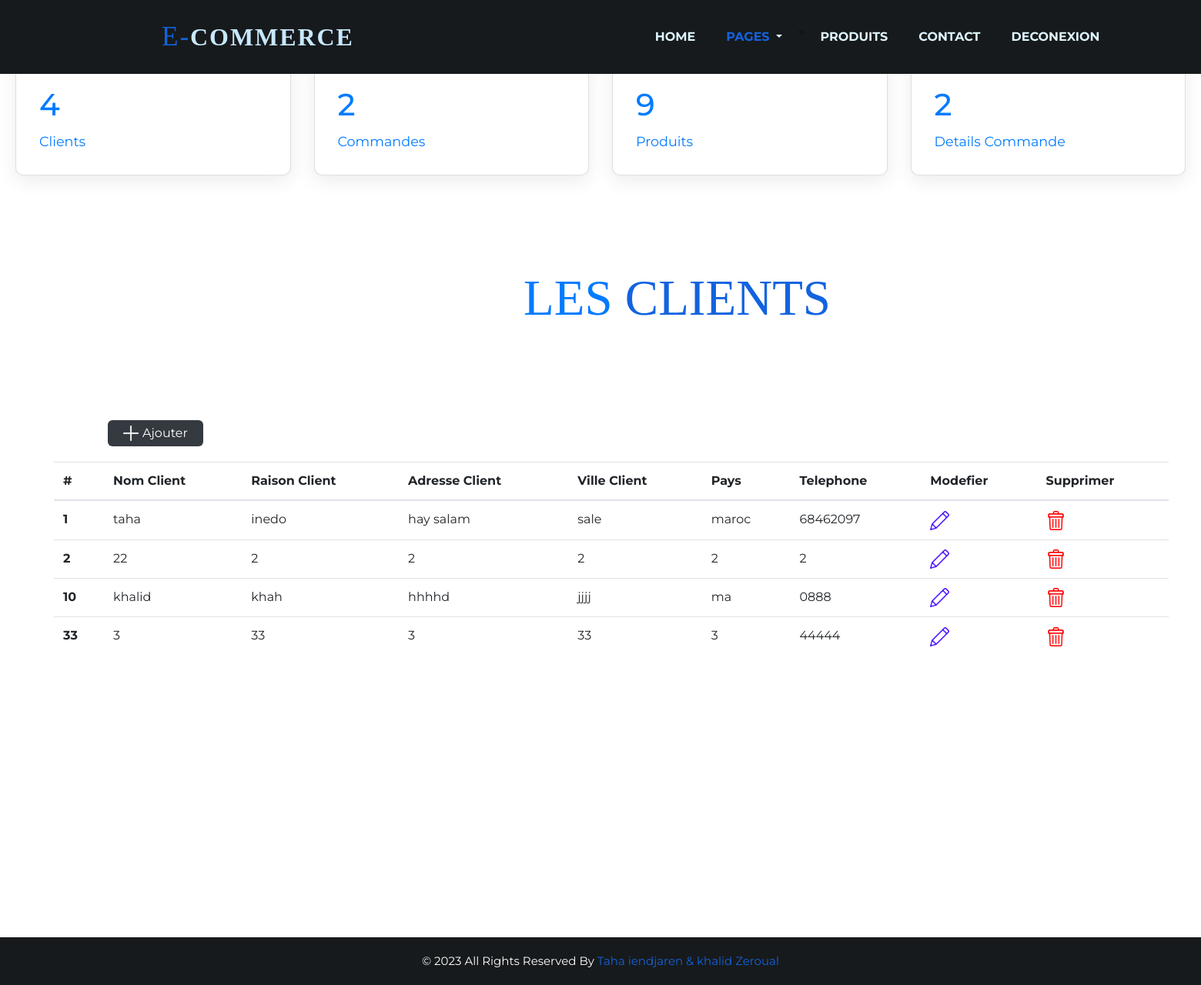
The page /Client/index.php on the database its author committed.
### tables this page shows
CREATE TABLE `client` (
  `numClient` int(11) NOT NULL,
  `nomClient` varchar(64) NOT NULL,
  `raisonSocial` varchar(64) NOT NULL,
  `adresseClient` text NOT NULL,
  `VilleClient` varchar(64) NOT NULL,
  `pays` varchar(64) NOT NULL,
  `telephone` varchar(64) NOT NULL
);

### cards/sts-client.php (called while the page is built)
<?php $con = mysqli_connect('localhost','root','','mini_projet') or die('error');
$num_result = mysqli_query($con,"SELECT count(*) as total_count from client ");
$row = mysqli_fetch_object($num_result);
$R=$row->total_count
?>

### cards/sts-commande.php (called while the page is built)
<?php $con = mysqli_connect('localhost','root','','mini_projet') or die('error');
$num_result = mysqli_query($con,"SELECT count(*) as total_count from commande ");
$row = mysqli_fetch_object($num_result);
$R=$row->total_count
?>

### cards/sts-produit.php (called while the page is built)
<?php $con = mysqli_connect('localhost','root','','mini_projet') or die('error');
$num_result = mysqli_query($con,"SELECT count(*) as total_count from produit ");
$row = mysqli_fetch_object($num_result);
$R=$row->total_count
?>

### cards/sts-detailscommande.php (called while the page is built)
<?php $con = mysqli_connect('localhost','root','','mini_projet') or die('error');
$num_result = mysqli_query($con,"SELECT count(*) as total_count from detailscommande ");
$row = mysqli_fetch_object($num_result);
$R=$row->total_count
?>

### Client/index.php (the view, shortened to what this page needs)
<!DOCTYPE html>
<html lang="en">
<head>
      <link rel="stylesheet" type="text/css" href="../css/bootstrap.css" />
      <link href="../css/font-awesome.min.css" rel="stylesheet" />
      <link href="../css/style.css" rel="stylesheet" />
      <link href="../css/responsive.css" rel="stylesheet" />
</head>
<body>
<div class="hero_area" >
         <header class="header_section" style="z-index: 10;height: 96px;display: flex;align-items: center;">
            <div class="container">
               <nav class="navbar navbar-expand-lg custom_nav-container ">
               <a class="navbar-brand" href="index.html"><h2 class="title_page" style="color: #1363DF;">E-<span style="color: #c7e8ff;">Commerce</span></h2></a>
                  <div class="collapse navbar-collapse" id="navbarSupportedContent">
                     <ul class="navbar-nav" style="padding-left: 355px;">
                     <li class="nav-item">
                           <a class="nav-link" href="../index.php"  >Home <span class="sr-only">(current)</span></a>
                        </li>
                        <li class="nav-item dropdown">
                        <a class="nav-link dropdown-toggle" href="#" data-toggle="dropdown" role="button" aria-haspopup="true" aria-expanded="true"> <span class="nav-label">Pages <span class="caret"></span></a>
                        </li>>
                        <li class="nav-item">
                           <a class="nav-link" href="../product.php">Produits</a>
                        </li>
                        <li class="nav-item">
                           <a class="nav-link" href="../contact.php">Contact</a>
                        </li>
                        <li class="nav-item">
                           <a class="nav-link" href="../deconnexion.php">deconexion</a>
                        </li>
                     </ul>
                  </div>
               </nav>
            </div>
         </header>
</div>
<div class="cardBox" style="margin-top: -375px;background-color: transparent; z-index: 1;">
                <div class="card">
                    <div>
                        <a href="../Client/index.php">
                        <?php include('../cards/sts-client.php')?>
                        <div class="numbers"><?php echo $R;?></div>
                        <div class="cardName">Clients</div></a>
                    </div>
                </div>
                <div class="card">
                    <div><a href="../commande/index.php">
                    <?php include('../cards/sts-commande.php')?>
                        <div class="numbers"><?php echo $R;?></div>
                        <div class="cardName">Commandes</div></a>
                    </div>
                </div>
                <div class="card">
                    <div><a href="../product.php">
                    <?php include('../cards/sts-produit.php')?>
                        <div class="numbers"><?php echo $R;?></div>
                        <div class="cardName">Produits</div></a>
                    </div>
                </div>
                <div class="card">
                    <div><a href="../details/index.php">
                    <?php
                    include('../cards/sts-detailscommande.php')?>
                        <div class="numbers"><?php echo $R;?></div>
                        <div class="cardName">Details Commande</div>
                    </div>
                </div>
            </div>
            <h2 id="h2" style="display: block;  margin-left: 180px;margin-top:-100px; " >Les<span > Clients </span></h2>
    <div class="container" id="a" >
        <a href="Addclient.php" class="Btn_add"> <img src="../images/plus.png">Ajouter</a>
        <div id="a1">
    <table class="table table-hover" style="margin-left: -70px;width: 127%;" >
  <thead>
    <tr >
        <th scope="col">#</th>
        <th scope="col">Nom Client</th>
        <th scope="col">Raison Client</th>
        <th scope="col">Adresse Client</th>
        <th scope="col">Ville Client</th>
        <th scope="col">Pays</th>
        <th scope="col">Telephone</th>
        <th scope="col">Modefier</th>
        <th scope="col">Supprimer</th>
    </tr>
  </thead>
  <tbody>
      <?php
                include_once "../connexionBD.php";
                $req = mysqli_query($con , "SELECT * FROM client");
                if(mysqli_num_rows($req) == 0){
                    echo "Il n'y a pas encore client ajouter !" ;
                }else {
                    while($row=mysqli_fetch_assoc($req)){
                        ?>
                        <tr>
                            <th scope="row"><?=$row['numClient']?></th>
                            <td><?=$row['nomClient']?></td>
                            <td><?=$row['raisonSocial']?></td>
                            <td><?=$row['adresseClient']?></td>
                            <td><?=$row['VilleClient']?></td>
                            <td><?=$row['pays']?></td>
                            <td><?=$row['telephone']?></td>
                            <td><a href="Updateclient.php?numClient=<?=$row['numClient']?>"><img src="../images/pen.png"></a></td>
                            <td><a href="Deleteclient.php?numClient=<?=$row['numClient']?>"><img src="../images/trash.png"></a></td>
                        </tr>
                        <?php
                    }
                }
            ?>
  </tbody>
</table>
        </div>
    </div>
    <div class="cpy_" style="background-color: #171a1c;">
         <p>© 2023 All Rights Reserved By <a href="https://html.design/">Taha iendjaren & khalid Zeroual</a></p>
      </div>
</body>
</html>

### css/style.css (style rules this page uses)
* { box-sizing: border-box; }
body { font-family: 'Montserrat', sans-serif; color: #0c0c0c; background-color: #ffffff; overflow-x: hidden; }
h1, h2 { font-family: 'Playfair Display', serif; }
a, a:hover, a:focus { text-decoration: none; }
.hero_area { position: relative; min-height: 100vh; display: -webkit-box; display: -ms-flexbox; display: flex; -webkit-box-orient: vertical; -webkit-box-direction: normal; -ms-flex-direction: column; flex-direction: column; }
.header_section { padding: 15px 0; background-color: #171a1c; }
.navbar-brand { font-family: 'Playfair Display', serif; }
.navbar-brand span { font-weight: bold; font-size: 32px; color: #000000; }
.custom_nav-container { padding: 0; }
.custom_nav-container .navbar-nav { margin-left: auto; }
.custom_nav-container .navbar-nav .nav-item .nav-link { padding: 5px 20px; color: #DFF6FF; text-align: center; text-transform: uppercase; border-radius: 5px; -webkit-transition: all 0.3s; transition: all 0.3s; font-weight: 700; }
.cpy_ { background: #212528; text-align: center; padding: 20px 0; }
.cpy_ p { margin: 0; color: #fff; font-size: 15px; font-weight: 400; }
.cpy_ p a { margin: 0; color: #1363DF; font-size: 15px; font-weight: 400; }

### css/responsive.css (style rules this page uses)
@media (min-width: 1200px) { .container { max-width: 1170px; } }

### Client/index.php (style rules this page uses)
#a { position: relative; bottom:350px; right:70px; }
#h2 { position: relative; bottom:460px; left:500px; font-size:65px; }
span { color:#1363DF; }
.Btn_add { width: fit-content; margin-bottom:20px; background-color: #343a40; padding: 5px 20px; color: #fff; display: flex; align-items: center; text-align: 0; border-radius: 6px; text-decoration: 0; }
.Btn_add img { margin-right: 5px; height: 20px; }
img { height: 25px; }
h2 { margin: 10px 0; font-weight: 500; text-transform: uppercase; }
.cardBox { position: relative; width: 100%; padding: 20px; display: grid; grid-template-columns: repeat(4, 1fr); grid-gap: 30px; background-color: #212528 ; position: relative; bottom:500px; padding-top:150px; padding-bottom: 150px; margin-top:-60px; }
.cardBox .card { position: relative; background: var(--white); padding: 30px; border-radius: 10px; display: flex; justify-content: space-between; cursor: pointer; box-shadow: 0 7px 25px rgba(0, 0, 0, 0.08); }
.cardBox .card .numbers { position: relative; font-weight: 500; font-size: 2.5rem; color: var(--blue); }
.cardBox .card .cardName { color: var(--black2); font-size: 1.1rem; margin-top: 5px; }
.title_page { font-size: 2.2rem; letter-spacing: 0.12rem; cursor: pointer; }

### rows shown on the page
client: numClient "1", nomClient "taha", raisonSocial "inedo", adresseClient "hay salam", VilleClient "sale", pays "maroc", telephone "68462097"
client: numClient "2", nomClient "22", raisonSocial "2", adresseClient "2", VilleClient "2", pays "2", telephone "2"
client: numClient "10", nomClient "khalid", raisonSocial "khah", adresseClient "hhhhd", VilleClient "jjjj", pays "ma", telephone "0888"
client: numClient "33", nomClient "3", raisonSocial "33", adresseClient "3", VilleClient "33", pays "3", telephone "44444"

### other values the page prints
$R "4"
$R "2"
$R "9"
